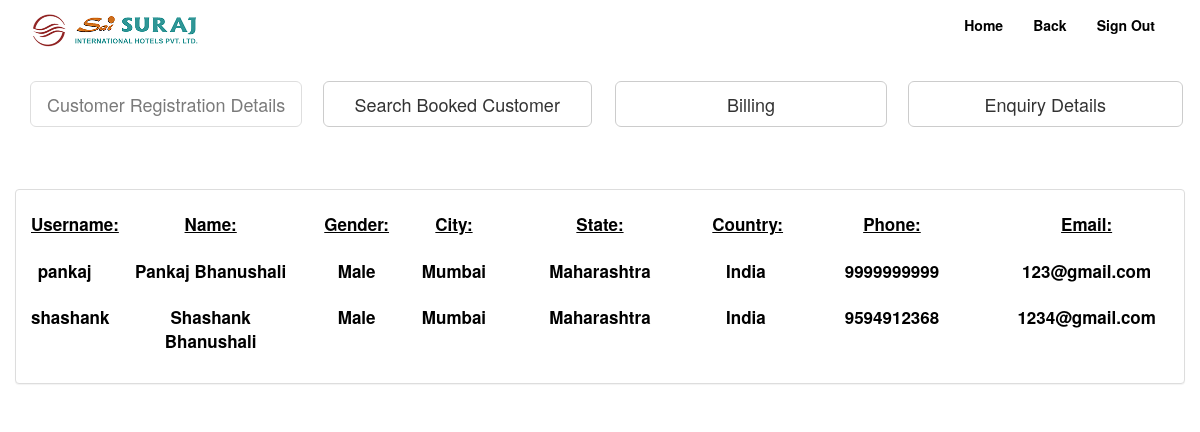
The page /admin/adminregister.php (signed in) on the database its author committed.
### tables this page shows
CREATE TABLE IF NOT EXISTS `registration` (
  `id` int(11) NOT NULL,
  `first_name` varchar(35) NOT NULL,
  `user` varchar(35) NOT NULL,
  `password` varchar(35) NOT NULL,
  `gender` varchar(6) NOT NULL,
  `city` varchar(35) NOT NULL,
  `state` varchar(35) NOT NULL,
  `country` varchar(35) NOT NULL,
  `phone` bigint(20) NOT NULL,
  `email` varchar(35) NOT NULL,
  `security_question` text NOT NULL,
  `answer` varchar(35) NOT NULL
);

### admin/adminregister.php (the view, shortened to what this page needs)
<!DOCTYPE html>
<html>
<head>
    <link href="../css/bootstrap.min.css" rel="stylesheet">
    <link href="../css/font-awesome.min.css" rel="stylesheet">
    <link href="../css/styles.css" rel="stylesheet">
    <link href="../css/full-slider.css" rel="stylesheet">
</head>
<body>
  <div class="navbar-wrapper">
                <div class="container-fluid">
                    <nav class="navbar navbar-default">
                        <div class="container">
                            <div class="navbar-header">
                                <a class="logo" href="index.html"><img src="img/index.png"></a>
                            </div>
                            <div id="navbar" class="navbar-collapse collapse">
                                <ul class="nav navbar-nav navbar-right">
                                    <li><a href="admincpanel.php"><font color="black"><b>Home</b></font></span></a></li>
                                    <li><a href="cust.php"><font color="black"><b>Back</b></font></span></a></li>
                                    <li><a href="signout.php"><font color="black"><b>Sign Out</b></font></a></li>
                                </ul>
                            </div>
                        </div>
                    </nav>
                </div>
  </div>
  <div class="container">
    <div class="row">
        <div class="col-md-3"><a href="adminregister.php" class="btn btn-default btn-lg disabled" role="button">Customer Registration Details</a></div>
        <div class="col-md-3"><a href="billing.php" class="btn btn-default btn-lg" role="button">&nbsp;&nbsp;&nbsp;Search Booked Customer&nbsp;&nbsp;&nbsp;</a></div>
        <div class="col-md-3"><a href="bill.php" class="btn btn-default btn-lg" role="button">&nbsp;&nbsp;&nbsp;&nbsp;&nbsp;&nbsp;&nbsp;&nbsp;&nbsp;&nbsp;&nbsp;&nbsp;&nbsp;&nbsp;&nbsp;&nbsp;&nbsp;&nbsp;&nbsp;Billing&nbsp;&nbsp;&nbsp;&nbsp;&nbsp;&nbsp;&nbsp;&nbsp;&nbsp;&nbsp;&nbsp;&nbsp;&nbsp;&nbsp;&nbsp;&nbsp;&nbsp;&nbsp;&nbsp;</a></div>
        <div class="col-md-3"><a href="enquiry.php" class="btn btn-default btn-lg" role="button">&nbsp;&nbsp;&nbsp;&nbsp;&nbsp;&nbsp;&nbsp;&nbsp;&nbsp;&nbsp;&nbsp;&nbsp;Enquiry Details&nbsp;&nbsp;&nbsp;&nbsp;&nbsp;&nbsp;&nbsp;&nbsp;&nbsp;&nbsp;&nbsp;&nbsp;</a></div>
    </div>
  </div>
<?php
            if ( $_SESSION['username'])
    {
    $user=$_SESSION['username'];
            $ex0=mysql_query("SELECT * FROM adminlogin WHERE user='$user'") or die(mysql_error());
                            $count=mysql_num_rows($ex0);
                if($count)
                {
                    echo "<center><strong><b><br><font color='white' size='3%'><u>Welcome ".$_SESSION['username']."</u></font></b><br><br></center></strong>";
                        $ex=mysql_query("SELECT * FROM registration") or die(mysql_error());
                            $count=mysql_num_rows($ex);
                if($count)
                {
                    echo "<div class='container'>
                                <div class='row'>
                                  <div class='panel panel-default'>
                                    <div class='panel-body form-horizontal payment-form'>";
                                            echo "<div class='form-group'>
                                            <label for='roomno' class='col-sm-1 control-label'><center><u>Username:</u></center></label>
                                            <label for='roomno' class='col-sm-2 control-label'><center><u>Name:</u></center></label>
                                            <label for='type' class='col-sm-1 control-label'><center><u>Gender:</u></center></label>
                                            <label for='option' class='col-sm-1 control-label'><center><u>City:</u></center></label>
                                            <label for='option' class='col-sm-2 control-label'><center><u>State:</u></center></label>
                                            <label for='option' class='col-sm-1 control-label'><center><u>Country:</u></center></label>
                                            <label for='roomno' class='col-sm-2 control-label'><center><u>Phone:</u></center></label>
                                            <label for='roomno' class='col-sm-2 control-label'><center><u>Email:</u></center></label>
                                        </div>";
                        while($row=mysql_fetch_assoc($ex)){
                            $username=$row['user'];
                            $fname=$row['first_name'];
                            $gender=$row['gender'];
                            $city=$row['city'];
                            $state=$row['state'];
                            $country=$row['country'];
                            $phone=$row["phone"];
                            $email=$row["email"];
                            echo "<div class='form-group'>
                                                    <label for='roomno' class='col-sm-1 control-label'><center>$username</center></label>
                                                    <label for='type' class='col-sm-2 control-label'><center>$fname</center></label>
                                                    <label for='option' class='col-sm-1 control-label'><center>$gender</center></label>
                                                    <label for='option' class='col-sm-1 control-label'><center>$city</center></label>
                                                    <label for='roomno' class='col-sm-2 control-label'><center>$state</center></label>
                                                    <label for='type' class='col-sm-1 control-label'><center>$country</center></label>
                                                    <label for='option' class='col-sm-2 control-label'><center>$phone</center></label>
                                                    <label for='option' class='col-sm-2 control-label'><center>$email</center></label>
                                  </div>";
                            }
                        }
                echo " </div>
            </div>
    </div>
</div>";
}
   else
    {
        header("Location:../login.php");
    }
}
?>
</body>
</html>

### css/styles.css (style rules this page uses)
body { background: #8999A8; background: url(http://i.imgur.com/GHr12sH.jpg) no-repeat center center fixed; -webkit-background-size: cover; -moz-background-size: cover; -o-background-size: cover; background-size: cover; }
.funkyradio input[type="radio"]:focus ~ label:before, { box-shadow: 0 0 0 3px #999; }
.navbar, .dropdown-menu { background:rgba(255,255,255,0.25); border: none; }
.nav>li>a, .dropdown-menu>li>a:focus, .dropdown-menu>li>a:hover, .dropdown-menu>li>a, .dropdown-menu>li { border-bottom: 3px solid transparent; }
.navbar a, .dropdown-menu>li>a, .dropdown-menu>li>a:focus, .dropdown-menu>li>a:hover { color: #fff; }
.logo img { width:50% \9; max-width: 50%; margin-top: 0px; margin-bottom: 1px; }

### css/full-slider.css (style rules this page uses)
html, body { height: 100%; }

### admin/adminregister.php (style rules this page uses)
label { font-size: 17px; font-weight: bold; color: black; }

### rows shown on the page
registration: user "pankaj", first_name "Pankaj Bhanushali", gender "Male", city "Mumbai", state "Maharashtra", country "India", phone "9999999999", email "123@gmail.com"
registration: user "shashank", first_name "Shashank Bhanushali", gender "Male", city "Mumbai", state "Maharashtra", country "India", phone "9594912368", email "1234@gmail.com"
